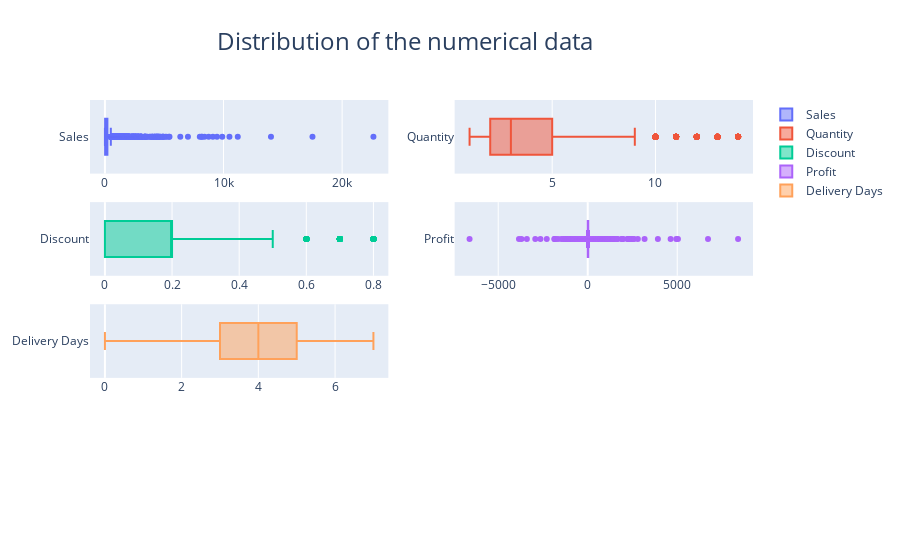

Here is the notebook cell this chart was saved with:
### Code cell
# Plot distribution of the Numerical columns
sales = go.Box(x=df['Sales'],name='Sales')
Quantity = go.Box(x=df['Quantity'],name='Quantity')
Discount = go.Box(x=df['Discount'],name='Discount')
Profit = go.Box(x=df['Profit'],name='Profit')
Delivery_days = go.Box(x=df['Delivery Days'],name='Delivery Days')


fig = make_subplots(rows=4, cols=2)
fig.append_trace(sales, row = 1, col = 1)
fig.append_trace(Quantity, row = 1, col = 2)
fig.append_trace(Discount, row = 2, col = 1)
fig.append_trace(Profit, row = 2, col = 2)
fig.append_trace(Delivery_days, row = 3, col = 1)
fig.update_layout(
    title_text = 'Distribution of the numerical data',
    title_font_size = 24,
    title_x=0.45)

fig.show()

### Figure 1 — Plotly figure (JSON) as saved in the notebook; plotly's stock layout.template omitted (floating-point values rounded to 4 significant figures; data arrays with more than 128 entries replaced by an {"elided": "..."} marker saying what was removed)
{"data": [{"name": "Sales", "type": "box", "x": {"elided": "9993 float values"}, "xaxis": "x", "yaxis": "y"}, {"name": "Quantity", "type": "box", "x": {"elided": "9993 int values"}, "xaxis": "x2", "yaxis": "y2"}, {"name": "Discount", "type": "box", "x": {"elided": "9993 float values"}, "xaxis": "x3", "yaxis": "y3"}, {"name": "Profit", "type": "box", "x": {"elided": "9993 float values"}, "xaxis": "x4", "yaxis": "y4"}, {"name": "Delivery Days", "type": "box", "x": {"elided": "9993 int values"}, "xaxis": "x5", "yaxis": "y5"}], "layout": {"title": {"font": {"size": 24}, "text": "Distribution of the numerical data", "x": 0.45}, "xaxis": {"anchor": "y", "domain": [0, 0.45]}, "xaxis2": {"anchor": "y2", "domain": [0.55, 1]}, "xaxis3": {"anchor": "y3", "domain": [0, 0.45]}, "xaxis4": {"anchor": "y4", "domain": [0.55, 1]}, "xaxis5": {"anchor": "y5", "domain": [0, 0.45]}, "xaxis6": {"anchor": "y6", "domain": [0.55, 1]}, "xaxis7": {"anchor": "y7", "domain": [0, 0.45]}, "xaxis8": {"anchor": "y8", "domain": [0.55, 1]}, "yaxis": {"anchor": "x", "domain": [0.8063, 1]}, "yaxis2": {"anchor": "x2", "domain": [0.8063, 1]}, "yaxis3": {"anchor": "x3", "domain": [0.5375, 0.7312]}, "yaxis4": {"anchor": "x4", "domain": [0.5375, 0.7312]}, "yaxis5": {"anchor": "x5", "domain": [0.2687, 0.4625]}, "yaxis6": {"anchor": "x6", "domain": [0.2687, 0.4625]}, "yaxis7": {"anchor": "x7", "domain": [0, 0.1938]}, "yaxis8": {"anchor": "x8", "domain": [0, 0.1938]}}}
